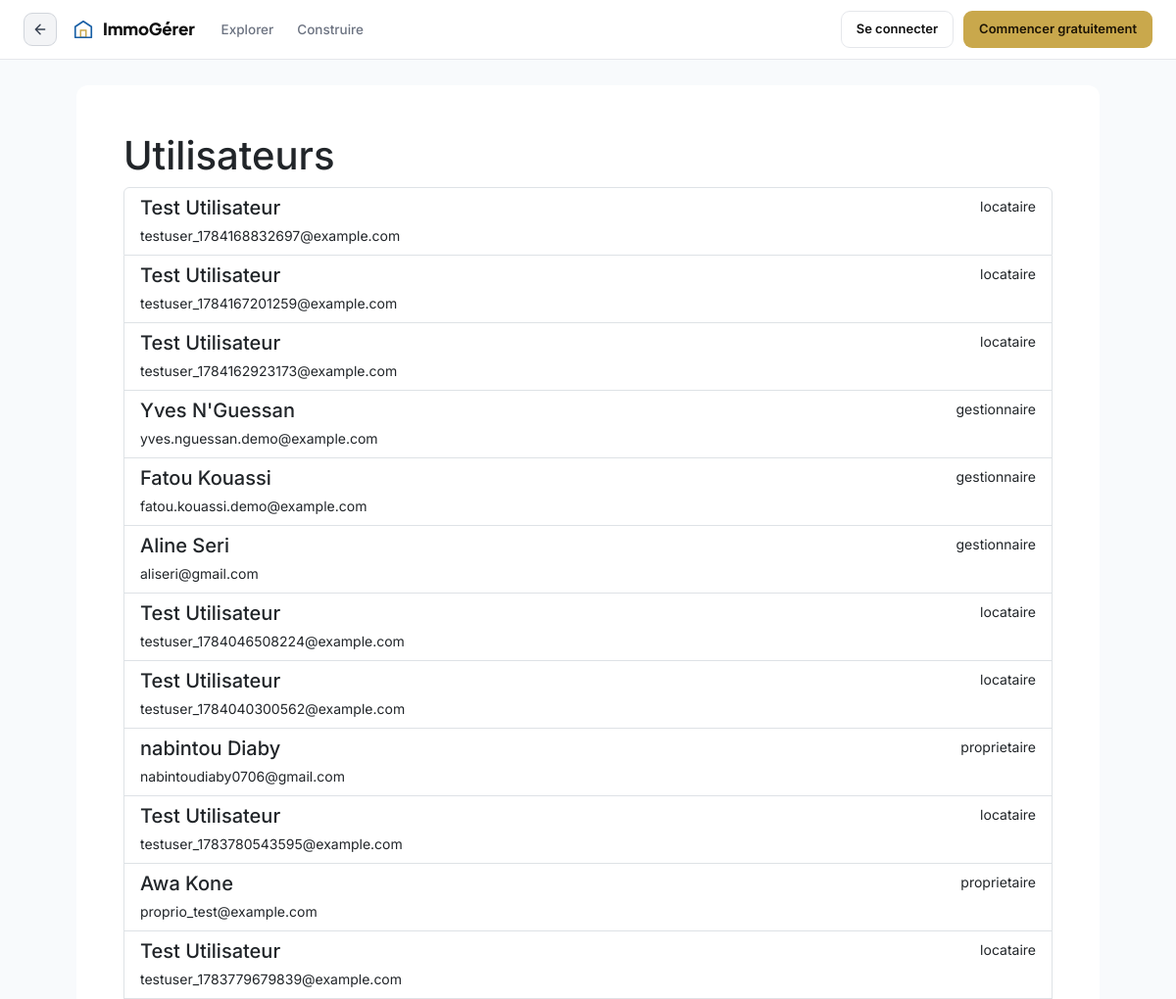
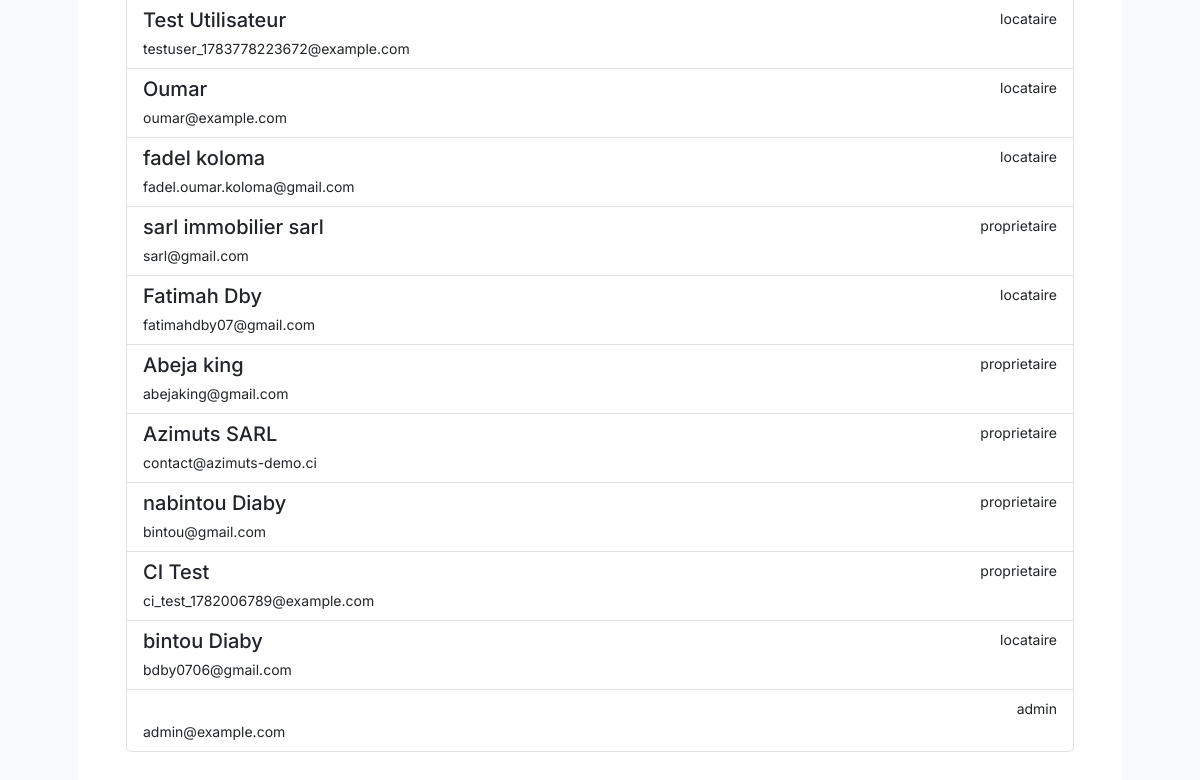
Page /utilisateurs/ on the committed database (2 pictures, top to bottom).
### utilisateurs/models.py (models this page shows, shortened)
class Utilisateur(AbstractUser):
    class Role(models.TextChoices):
        PROPRIETAIRE = 'proprietaire', 'Propriétaire'
        GESTIONNAIRE = 'gestionnaire', 'Gestionnaire'
        LOCATAIRE = 'locataire', 'Locataire'
        ADMIN = 'admin', 'Administrateur'
    role = models.CharField(
        max_length=20,
        choices=Role.choices,
        default=Role.LOCATAIRE
    )
    company = models.ForeignKey(
        'Company',
        on_delete=models.SET_NULL,
        null=True,
        blank=True,
        related_name='users'
    )
    telephone = models.CharField(max_length=20, blank=True, null=True)
    adresse = models.CharField(max_length=255, blank=True, null=True)
    ville = models.CharField(max_length=100, blank=True, null=True)
    code_postal = models.CharField(max_length=10, blank=True, null=True)
    photo_profil = models.ImageField(
        upload_to='profils/',
        blank=True,
        null=True
    )
    bio = models.TextField(blank=True, null=True)
    documents_verifies = models.BooleanField(default=False)
    email_verifie = models.BooleanField(default=False)
    otp_code = models.CharField(max_length=6, blank=True, default='')
    otp_expire_le = models.DateTimeField(null=True, blank=True)
    afficher_telephone = models.BooleanField(default=True)
    afficher_email = models.BooleanField(default=False)
    accepte_appels = models.BooleanField(default=True)
    dashboard_preferences = models.JSONField(default=dict, blank=True)
    date_creation = models.DateTimeField(auto_now_add=True)
    date_modification = models.DateTimeField(auto_now=True)
    class Meta:
        verbose_name = 'Utilisateur'
        verbose_name_plural = 'Utilisateurs'
        ordering = ['-date_creation']

### utilisateurs/views.py (the view)
def ui_list(request):
    users = Utilisateur.objects.filter(is_active=True).order_by('-date_joined')[:50]
    return render(request, 'utilisateurs/list.html', {'users': users, 'title': 'Utilisateurs'})

### templates/utilisateurs/list.html (shortened to what this page needs)
{% extends "base.html" %}
{% block content %}
  <div class="card p-4">
    <h1>{{ title }}</h1>
    <div class="list-group">
      {% for u in users %}
        <a href="/utilisateurs/{{ u.id }}/" class="list-group-item list-group-item-action">
          <div class="d-flex w-100 justify-content-between">
            <h5 class="mb-1">{{ u.get_full_name }}</h5>
            <small>{{ u.role }}</small>
          </div>
          <small>{{ u.email }}</small>
        </a>
      {% empty %}
        <div class="alert alert-info">Aucun utilisateur trouvé.</div>
      {% endfor %}
    </div>
  </div>
{% endblock %}

### static/css/site.css (style rules this page uses)
:root { --brand:#ff7a1a; --brand-dark:#e56b10; --muted:#6c757d; --primary:#1A3E6A; --primary-dark:#122c4d; --accent:#C9A84C; --accent-light:#FFF7ED; --border:#e9eef2; --text:#111827; --surface:#ffffff; --bg-soft:#f8fafc; --success:#10B981; --danger:#EF4444; --font-display: Inter, system-ui, -apple-system, 'Segoe UI', Roboto, 'Helvetica Neue', Arial; --font-body: Inter, system-ui, -apple-system, 'Segoe UI', Roboto, 'Helvetica Neue', Arial; }
body { font-family:var(--font-body); background:var(--bg-soft); color:var(--text); }
.card { border:none; border-radius:12px }
.card { opacity:1; transform:none }

### templates/base.html (style rules this page uses)
:root { --ig-primary: #185FA5; --ig-primary-dark: #1A3E6A; --ig-accent: #C9A84C; --ig-green: #3B6D11; --ig-text: #111; --ig-muted: #6B7280; --ig-border: #e5e7eb; --ig-bg: #F4F6F9; --ig-font-display: "Plus Jakarta Sans", system-ui, sans-serif; --ig-font-body: "Inter", system-ui, sans-serif; }
body { font-family: var(--ig-font-body); }

### rows in the picture
Utilisateur: get_full_name "Test Utilisateur", role "locataire", email "testuser_1784168832697@example.com"
Utilisateur: get_full_name "Test Utilisateur", role "locataire", email "testuser_1784167201259@example.com"
Utilisateur: get_full_name "Test Utilisateur", role "locataire", email "testuser_1784162923173@example.com"
Utilisateur: get_full_name "Yves N'Guessan", role "gestionnaire", email "yves.nguessan.demo@example.com"
Utilisateur: get_full_name "Fatou Kouassi", role "gestionnaire", email "fatou.kouassi.demo@example.com"
Utilisateur: get_full_name "Aline Seri", role "gestionnaire", email "aliseri@gmail.com"
Utilisateur: get_full_name "Test Utilisateur", role "locataire", email "testuser_1784046508224@example.com"
Utilisateur: get_full_name "Test Utilisateur", role "locataire", email "testuser_1784040300562@example.com"
Utilisateur: get_full_name "nabintou Diaby", role "proprietaire", email "nabintoudiaby0706@gmail.com"
Utilisateur: get_full_name "Test Utilisateur", role "locataire", email "testuser_1783780543595@example.com"
Utilisateur: get_full_name "Awa Kone", role "proprietaire", email "proprio_test@example.com"
Utilisateur: get_full_name "Test Utilisateur", role "locataire", email "testuser_1783779679839@example.com"
Utilisateur: get_full_name "Test Utilisateur", role "locataire", email "testuser_1783778223672@example.com"
Utilisateur: get_full_name "Oumar", role "locataire", email "oumar@example.com"
Utilisateur: get_full_name "fadel koloma", role "locataire", email "fadel.oumar.koloma@gmail.com"
Utilisateur: get_full_name "sarl immobilier sarl", role "proprietaire", email "sarl@gmail.com"
Utilisateur: get_full_name "Fatimah Dby", role "locataire", email "fatimahdby07@gmail.com"
Utilisateur: get_full_name "Abeja king", role "proprietaire", email "abejaking@gmail.com"
Utilisateur: get_full_name "Azimuts SARL", role "proprietaire", email "contact@azimuts-demo.ci"
Utilisateur: get_full_name "nabintou Diaby", role "proprietaire", email "bintou@gmail.com"
Utilisateur: get_full_name "CI Test", role "proprietaire", email "ci_test_1782006789@example.com"
Utilisateur: get_full_name "bintou Diaby", role "locataire", email "bdby0706@gmail.com"
Utilisateur: role "admin", email "admin@example.com"

### other values in the picture
{{ title }} "Utilisateurs"
